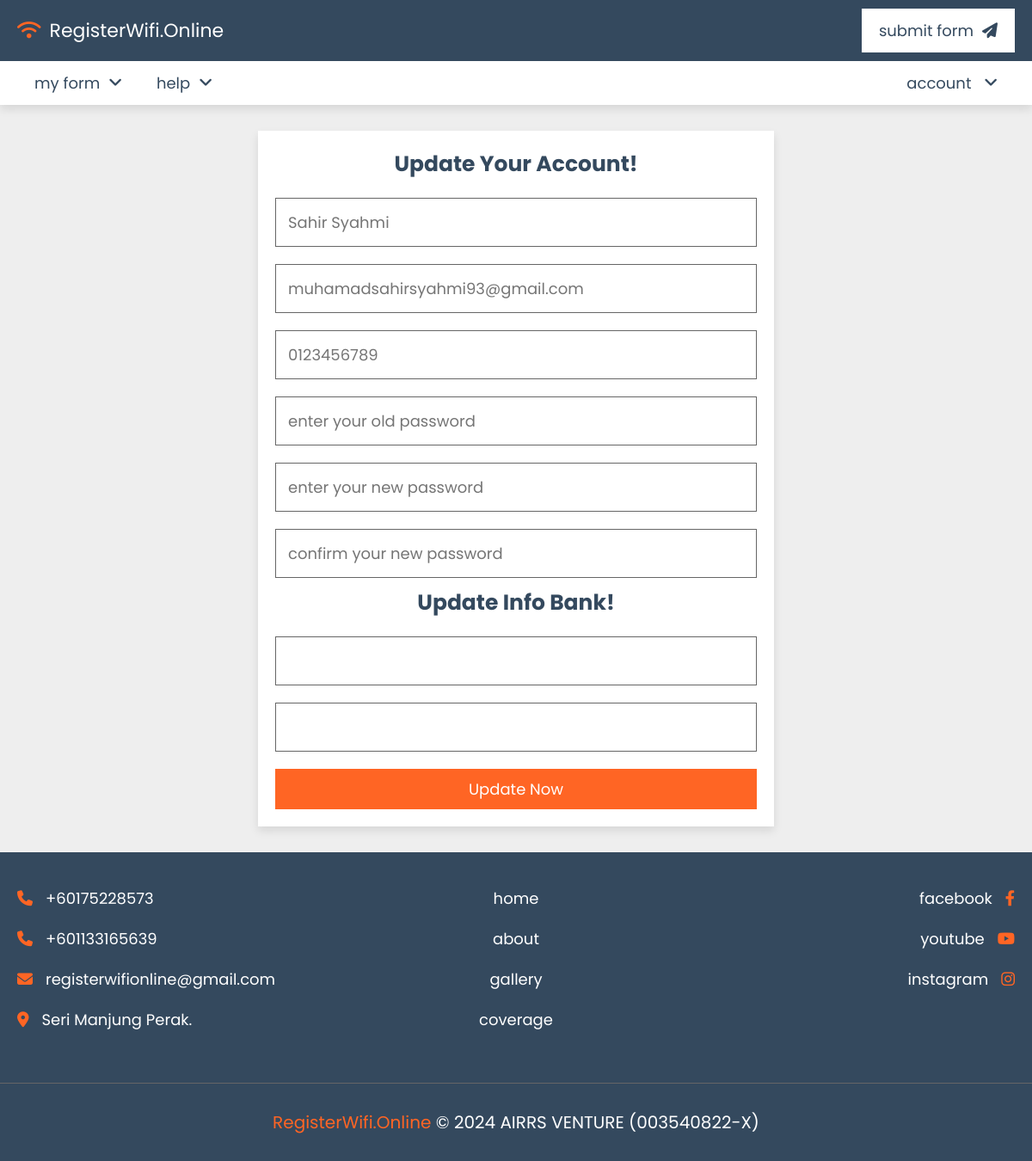
The page /update_profile.php (signed in) on the database its author committed.
### tables this page shows
CREATE TABLE `user` (
  `id` int(5) NOT NULL,
  `unique_id` varchar(6) NOT NULL,
  `nama` varchar(50) NOT NULL,
  `number` varchar(12) NOT NULL,
  `email` varchar(50) NOT NULL,
  `password` varchar(50) NOT NULL,
  `otp` int(6) NOT NULL,
  `verification_status` varchar(50) NOT NULL,
  `referral_code` varchar(6) DEFAULT NULL,
  `refer_code` varchar(6) DEFAULT NULL,
  `click` int(255) NOT NULL DEFAULT 0
);

### update_profile.php (the view, shortened to what this page needs)
<?php
include 'components/connect.php';
if(isset($_SESSION['unique_id'])){
   $unique_id = $_SESSION['unique_id'];
}else{
   $unique_id = '';
   header('location:login');
};
$select_user = $conn->prepare("SELECT * FROM `user` WHERE unique_id = ? LIMIT 1");
$select_user->execute([$unique_id]);
$fetch_user = $select_user->fetch(PDO::FETCH_ASSOC);
?>
<!DOCTYPE html>
<html lang="en">
<head>
   <link rel="stylesheet" href="https://cdnjs.cloudflare.com/ajax/libs/font-awesome/6.2.0/css/all.min.css">
   <link rel="stylesheet" href="css/style.css">
</head>
<body>
<?php include 'components/user_header.php'; ?>
<section class="form-container">
   <form action="" method="post">
      <h3>update your account!</h3>
      <input type="tel" name="name" maxlength="50" placeholder="<?= $fetch_user['nama']; ?>" class="box">
      <input type="email" name="email" maxlength="50" placeholder="<?= $fetch_user['email']; ?>" class="box">
      <input type="number" name="number" min="0" max="9999999999" maxlength="11" placeholder="<?= $fetch_user['number']; ?>" class="box">
      <input type="password" name="old_pass" maxlength="20" placeholder="enter your old password" class="box">
      <input type="password" name="new_pass" maxlength="20" placeholder="enter your new password" class="box">
      <input type="password" name="c_pass" maxlength="20" placeholder="confirm your new password" class="box">
      <h3>update info bank!</h3>
      <input type="text" name="name_bank" maxlength="50" placeholder="<?= $fetch_user['name_bank']; ?>" class="box">
      <input type="number" name="account_number" maxlength="50" placeholder="<?= $fetch_user['account_number']; ?>" class="box">
      <input type="submit" value="update now" name="submit" class="btn">
   </form>
</section>
<?php include 'components/footer.php'; ?>
</body>
</html>

### css/style.css (style rules this page uses)
:root { --main-color: #ff6524; --whatsapp: #008069; --light-color: #666; --light-bg: #eee; --white: #fff; --black: #34495e; --border: 0.1rem solid var(--light-color); --box-shodow: 0 0.5rem 1rem rgba(0, 0, 0, 0.1); }
* { font-family: "Poppins", sans-serif; margin: 0; padding: 0; box-sizing: border-box; outline: none; border: none; text-decoration: none; }
html { font-size: 62.5%; overflow-x: hidden; scroll-behavior: smooth; scroll-padding-top: 10rem; }
body { background-color: var(--light-bg); }
section { padding: 3rem 2rem; max-width: 1200px; margin: 0 auto; }
.btn, .inline-btn { margin-top: 1rem; padding: 1rem 3rem; background-color: var(--main-color); color: var(--white); cursor: pointer; text-align: center; font-size: 1.8rem; text-transform: capitalize; }
.btn, .btn-whatsapp { display: block; width: 100%; }
.form-container form { max-width: 60rem; margin: 0 auto; background-color: var(--white); box-shadow: var(--box-shodow); padding: 2rem; text-align: center; }
.form-container form h3 { padding-bottom: 1rem; font-size: 2.5rem; color: var(--black); text-transform: capitalize; }
.form-container form .box { border: var(--border); padding: 1.4rem; color: var(--black); margin: 1rem 0; width: 100%; font-size: 1.8rem; }

### rows shown on the page
user: name "Sahir Syahmi", email "muhamadsahirsyahmi93@gmail.com", number "0123456789"
